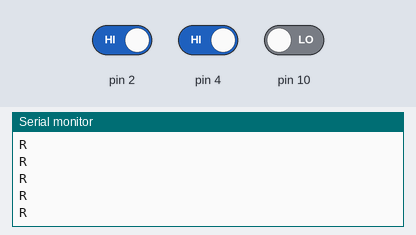
A sketch run on a simulated Arduino Uno, built with avr-gcc and run on an emulated ATmega328P. On the bench: the last lines printed to the serial monitor. Inputs (shaded band) come from the test bench; at power-on: pin 2 HIGH, pin 10 LOW, pin 4 HIGH.

Above: at 1.2 s.
1.3 s: pin 2 driven LOW and pin 10 driven HIGH
At 1.9 s:
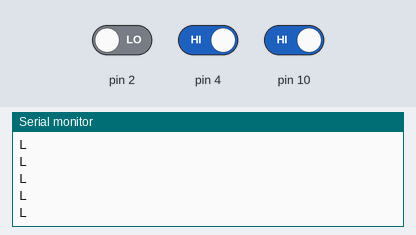
3.2 s: pin 2 driven HIGH and pin 4 driven LOW
At 4.3 s:
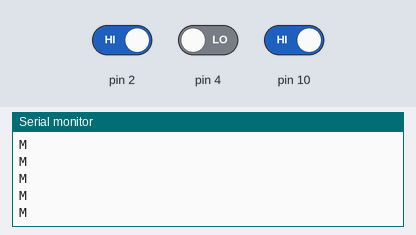

The sketch:

testing.ino
```cpp
//www.elegoo.com

//Line Tracking IO define
#define LT_R !digitalRead(10)
#define LT_M !digitalRead(4)
#define LT_L !digitalRead(2)


#define ENB 5
#define IN1 7
#define IN2 8
#define IN3 9
#define IN4 11
#define ENA 6

#define carSpeed 140
#define carSpeedTurn 140
void forward(){
  analogWrite(ENA, carSpeed);
  analogWrite(ENB, carSpeed);
  digitalWrite(IN1, HIGH);
  digitalWrite(IN2, LOW);
  digitalWrite(IN3, LOW);
  digitalWrite(IN4, HIGH);
  Serial.println("go forward!");
}

void back(){
  analogWrite(ENA, carSpeed);
  analogWrite(ENB, carSpeed);
  digitalWrite(IN1, LOW);
  digitalWrite(IN2, HIGH);
  digitalWrite(IN3, HIGH);
  digitalWrite(IN4, LOW);
  Serial.println("go back!");
}

void left(){
  analogWrite(ENA, carSpeedTurn);
  analogWrite(ENB, carSpeedTurn);
  digitalWrite(IN1, LOW);
  digitalWrite(IN2, HIGH);
  digitalWrite(IN3, LOW);
  digitalWrite(IN4, HIGH);
  Serial.println("go left!");
}

void right(){
  analogWrite(ENA, carSpeedTurn);
  analogWrite(ENB, carSpeedTurn);
  digitalWrite(IN1, HIGH);//left side forward
  digitalWrite(IN2, LOW);//left side backwards
  digitalWrite(IN3, HIGH);//right side backwards
  digitalWrite(IN4, LOW);//right side forwards
  Serial.println("go right!");
}


void stop(){
   digitalWrite(ENA, LOW);
   digitalWrite(ENB, LOW);
   Serial.println("Stop!");
}

//chill function is stop but running code???

void chill(){
  analogWrite(ENA, 0);
  analogWrite(ENB, 0);
  digitalWrite(IN1, LOW);
  digitalWrite(IN2, HIGH);
  digitalWrite(IN3, LOW);
  digitalWrite(IN4, HIGH);
  Serial.println("chill!");
}
//void backwards(){
//  analogWrite(ENA, carSpeed);
//  analogWrite(ENB, carSpeed);
//  digitalWrite(IN1, LOW);
//  digitalWrite(IN2, HIGH);
//  digitalWrite(IN3, HIGH);
//  digitalWrite(IN4, LOW);
//  Serial.println("go backwards!");
//}

void detection(){
if(LT_M&&!LT_L&&!LT_R) Serial.println("M");
if(!LT_M&&LT_L&&!LT_R) Serial.println("L");
if(!LT_M&&!LT_L&&LT_R) Serial.println("R");


//
//
////Middle and right
//  if(LT_M && LT_R && !LT_L){
//    chill();
//    delay(100);
//    right();
//  }
//
//  //Middle and left
//  if(LT_M && LT_L && !LT_R){
//    chill();
//    delay(100);
//    left();
//    double r = random(0,1);
//    if(r <0.5){
//      delay(100);
//      left();
//    }
//    else if(r >0.5){
//      delay(100);
//      forward();
//    }
  }


  //Just Middle
//  if(LT_M && !LT_L && !LT_R){
//    forward();
//  }
//
//  //Only right
//  if(!LT_M && !LT_L && LT_R){
//    right();
//  }
//  //Only sees Left
//  if(!LT_M && !LT_R && LT_L){
//    left();
//  }
//
//
//
//  //T cross
//  if(LT_M && LT_L && LT_R){
//    int y = (int)random(0,3);
//    if(y==0){
//      forward();
//    }
//    else if(y==1){
//      delay(100);
//      right();
//    }
//    else if(y==2){
//      delay(100);
//      left();
//    }
//  }
//
//
//  //Spin
//  if(!LT_M && !LT_L && !LT_R){
//  double x=random(0,1);
//  if(x <0.5){
//    delay(100);
//    right();
// if(LT_R || LT_M || LT_L){
//  stop();
//  delay(100);
//    forward();
//  }
//
//  }
//  else if(x>0.5){
//    delay(100);
//    left();
//  if(LT_L || LT_M || LT_R){
//  stop();
//  delay(100);
//    forward();
//  }
//  }
//  }
//}

void setup(){
  Serial.begin(9600);
}

void loop() {

detection();


}
```

Measured:
- after the input at 1.3 s, the serial monitor: prints a new line after 0.07 s (image 1)
- after the input at 3.2 s, the serial monitor: prints a new line after 0.07 s (image 2)
